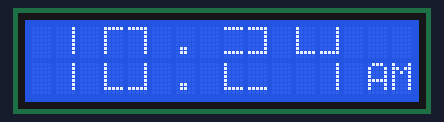
Bench run of a sketch on a simulated Arduino Uno, built with avr-gcc and run on an emulated ATmega328P. On the bench: 16×2 character LCD. The local clock reads 2024-03-15 10:24:30 at power-on unless the sketch sets it.

Above: at 0.2 s.
At 120.3 s:
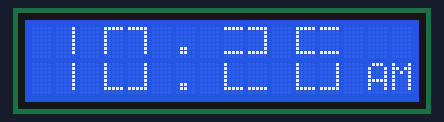

The sketch:

arduino_big_clock.ino
```cpp
// INSTRUCTIONS
// 1. Set the variables in the [DATETIME VARIABLES] section
// 2. In Setup() uncomment the time and date setting
//    methods to set the time. Then flash the program.
// 3. In Setup() comment the time and date setting. Then
//    flash again. This will prevent the time from being
//    overwritten each time it boots up. If the DS3231
//    module contains a coin cell battery, it will remember
//    the time and it won't need to be set each time the
//    program is flashed.

#include <DS3231.h>
#include <Wire.h>
#include <LiquidCrystal_I2C.h>

#if defined(ARDUINO) && ARDUINO >= 100
#define printByte(args)  write(args);
#else
#define printByte(args)  print(args,BYTE);
#endif

DS3231 myRTC;
LiquidCrystal_I2C lcd(0x27,16,2);

//##########################################
// DATETIME VARIABLES    <-- SET VALUES HERE
//##########################################
uint8_t year = 25;
uint8_t month = 12;
uint8_t date = 14;
uint8_t dOW = 1;
uint8_t hour = 17; // use 24h to set hour
uint8_t minute = 2;
uint8_t second = 0;
bool h12Flag;
bool pmFlag;

// VARIABLES FOR PRINTING TO LCD
uint8_t hh_now;
uint8_t h1_now;
uint8_t h2_now;
uint8_t mm_now;
uint8_t m1_now;
uint8_t m2_now;
uint8_t ss_now;

// CUSTOM CHARACTERS
// For number segments that cannot be defined by ASCII
uint8_t seg0[8] = {0x1F,0x10,0x10,0x10,0x10,0x10,0x10};
uint8_t seg1[8] = {0x1F,0X01,0X01,0X01,0X01,0X01,0X01};
uint8_t seg2[8] = {0X01,0X01,0X01,0X01,0X01,0X01,0X1F};
uint8_t seg3[8] = {0X1F,0X00,0X00,0X00,0X00,0X00,0X1F};
uint8_t seg4[8] = {0X1F,0X01,0X01,0X01,0X01,0X01,0X1F};
uint8_t seg5[8] = {0X1F,0x10,0x10,0x10,0x10,0x10,0X1F};
uint8_t seg6[8] = {0X1F,0X00,0X00,0X00,0X00,0X00,0X00};
uint8_t seg7[8] = {0X01,0X01,0X01,0X01,0X01,0X01,0X01};

// Number definitions [top-left, top-right, bottom-left, bottom-right]
int num0[4] = {0,1,'L',2};
int num1[4] = {' ',7,' ',7};
int num2[4] = {3,4,'L','_'};
int num3[4] = {3,4,'_',2};
int num4[4] = {'L',2,' ',7};
int num5[4] = {5,3,'_',2};
int num6[4] = {5,3,'L',2};
int num7[4] = {6,1,' ',7};
int num8[4] = {5,4,'L',2};
int num9[4] = {5,4,'_',2};

// Number array
int *num_arr[10] = {num0,num1,num2,num3,num4,num5,num6,num7,num8,num9};

// SETUP
void setup() {
  // Start the I2C interface
  Wire.begin();

  //##########################################
  // UNCOMMENT TO SET TIME AND DATE
  // COMMENT TO PREVENT OVERWRITING
  //##########################################

  /*
  myRTC.setClockMode(true);  // false => 24h; true => 12h
  myRTC.setYear(year);
  myRTC.setMonth(month);
  myRTC.setDate(date);
  myRTC.setDoW(dOW);
  myRTC.setHour(hour);
  myRTC.setMinute(minute);
  myRTC.setSecond(second);
  //*/

  // Assigning custom characters to an internal index.
  // The LCD module can store a maximum of 8 custom
  // characters. Use ASCII for other segments.
  lcd.init();
  lcd.createChar(0, seg0);
  lcd.createChar(1, seg1);
  lcd.createChar(2, seg2);
  lcd.createChar(3, seg3);
  lcd.createChar(4, seg4);
  lcd.createChar(5, seg5);
  lcd.createChar(6, seg6);
  lcd.createChar(7, seg7);
  lcd.clear();
  lcd.backlight();
}

void loop() {
  ///*
  hh_now = myRTC.getHour(h12Flag, pmFlag);
  h1_now = hh_now / 10;
  h2_now = hh_now % 10;
  mm_now = myRTC.getMinute();
  m1_now = mm_now / 10;
  m2_now = mm_now % 10;
  ss_now = myRTC.getSecond();
  if (h1_now != 0) {
    lcd.setCursor(0,0);
    lcd.printByte(num_arr[h1_now][0]);
    lcd.printByte(num_arr[h1_now][1]);
    lcd.setCursor(0,1);
    lcd.printByte(num_arr[h1_now][2]);
    lcd.printByte(num_arr[h1_now][3]);
  } else {
    lcd.setCursor(0,0);
    lcd.print("  ");
    lcd.setCursor(0,1);
    lcd.print("  ");
  }
  lcd.setCursor(3,0);
  lcd.printByte(num_arr[h2_now][0]);
  lcd.printByte(num_arr[h2_now][1]);
  lcd.setCursor(3,1);
  lcd.printByte(num_arr[h2_now][2]);
  lcd.printByte(num_arr[h2_now][3]);
  lcd.setCursor(6,0);
  lcd.print(".");
  lcd.setCursor(6,1);
  lcd.print(".");
  lcd.setCursor(8,0);
  lcd.printByte(num_arr[m1_now][0]);
  lcd.printByte(num_arr[m1_now][1]);
  lcd.setCursor(8,1);
  lcd.printByte(num_arr[m1_now][2]);
  lcd.printByte(num_arr[m1_now][3]);
  lcd.setCursor(11,0);
  lcd.printByte(num_arr[m2_now][0]);
  lcd.printByte(num_arr[m2_now][1]);
  lcd.setCursor(11,1);
  lcd.printByte(num_arr[m2_now][2]);
  lcd.printByte(num_arr[m2_now][3]);
  lcd.setCursor(14,1);
  if (pmFlag) {
    lcd.print("PM");
  } else {
    lcd.print("AM");
  }
  //*/
  delay(59999);
}
```
